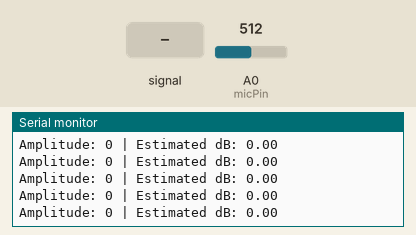
Bench run of a sketch on a simulated Arduino Uno R4 WiFi. On the bench: the last lines printed to the serial monitor. Inputs (shaded band) come from the test bench; at power-on: A0 (micPin) = 512. WiFi joins after 1.5 s; servers stay silent unless stated; uploads are accepted with an empty reply; not simulated (calls return 0 or success): arduino_secrets.h; names the files do not define were given values by the test bench: SERVER_PORT = 80.

Above: at 7.7 s.
7.8 s: A0 (micPin) fed a 200 Hz sine of ±81 counts around its level
At 7.99 s:
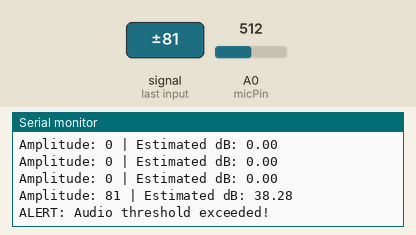
9.5 s: A0 (micPin) set to 716
At 10.2 s:
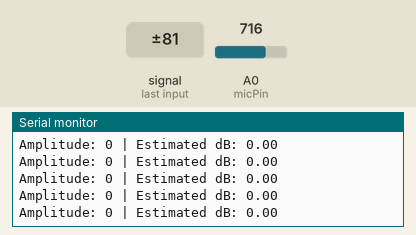
11.0 s: A0 (micPin) fed a 1000 Hz sine of ±255 counts around its level
At 11.19 s:
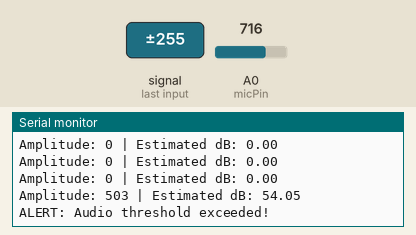
Timing chart, 0 to 14.0 s (numbered marks = the images above; inputs shaded):
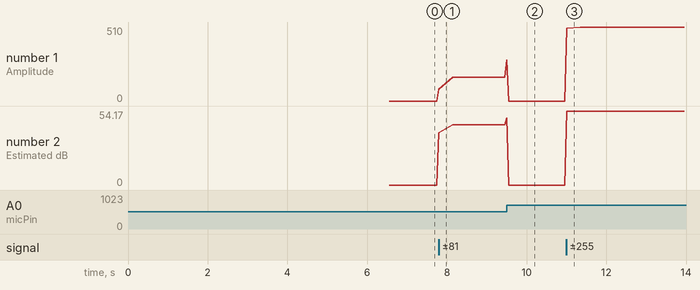

Measured:
- after the input at 7.8 s, the serial monitor: prints a new line at once (image 1)
- after the input at 9.5 s, the serial monitor: prints a new line at once (image 2)
- after the input at 11.0 s, the serial monitor: prints a new line at once (image 3)
- plotted number 1: 0 → 162 after the input at 7.8 s, 0 → 510 after the input at 11.0 s
- plotted number 2: 0 → 44.24 after the input at 7.8 s, 0 → 54.17 after the input at 11.0 s

The sketch:

sound_sensor.ino
```cpp
#include <WiFiS3.h>
#include "arduino_secrets.h"

WiFiClient client;

const int micPin = A0;
const int thresholdValue = 50;              // Trigger level (peak-to-peak)
const unsigned long sampleWindow = 50;      // Milliseconds to sample
const unsigned long cooldownMs = 1000;      // Minimum gap between POSTs

unsigned long lastSentMs = 0;
bool hasSent = false;

void connectWiFi() {
  Serial.println("Connecting to Wi-Fi...");

  while (WiFi.status() != WL_CONNECTED) {
    WiFi.begin(SECRET_SSID, SECRET_PASS);
    delay(5000);
  }

  Serial.print("Connected! IP Address: ");
  Serial.println(WiFi.localIP());
}

// Sends one reading to the server. Returns false if the connection failed.
bool sendLevel(int level) {
  if (!client.connect(SERVER_HOST, SERVER_PORT)) {
    Serial.println("Connection to server failed.");
    return false;
  }

  String body = "{\"level\":" + String(level) + "}";

  client.println("POST /api/sensor HTTP/1.1");
  client.print("Host: ");
  client.println(SERVER_HOST);
  client.println("Content-Type: application/json");
  client.print("Content-Length: ");
  client.println(body.length());
  client.println("Connection: close");
  client.println();
  client.print(body);  // print, not println: Content-Length must match exactly

  // Show the server response (up to 3 seconds), then free the socket.
  unsigned long start = millis();
  while ((client.connected() || client.available()) && millis() - start < 3000) {
    while (client.available()) {
      Serial.write(client.read());
    }
  }
  Serial.println();
  client.stop();
  return true;
}

void setup() {
  Serial.begin(9600);
  while (!Serial && millis() < 3000);  // Wait for the Serial Monitor, but not forever

  connectWiFi();
}

void loop() {
  if (WiFi.status() != WL_CONNECTED) {
    connectWiFi();
  }

  unsigned int signalMax = 0;
  unsigned int signalMin = 1023;

  // Collect data
  unsigned long startMillis = millis();
  while (millis() - startMillis < sampleWindow) {
    unsigned int sample = analogRead(micPin);
    if (sample < 1023) {  // Clean out extra high readings
      if (sample > signalMax) {
        signalMax = sample;  // Save just the max
      }
      if (sample < signalMin) {
        signalMin = sample;  // Save just the min
      }
    }
  }

  // Unsigned math: guard against wrap-around if every sample was filtered out
  unsigned int peakToPeak = (signalMax >= signalMin) ? signalMax - signalMin : 0;
  float db = 20.0 * log10(peakToPeak + 1);

  Serial.print("Amplitude: ");
  Serial.print(peakToPeak);
  Serial.print(" | Estimated dB: ");
  Serial.println(db);

  bool cooledDown = !hasSent || (millis() - lastSentMs >= cooldownMs);

  if (peakToPeak > thresholdValue && cooledDown) {
    Serial.println("ALERT: Audio threshold exceeded!");
    sendLevel((int)peakToPeak);
    lastSentMs = millis();  // Set even on failure so a dead server isn't hammered
    hasSent = true;
  }
}
```
